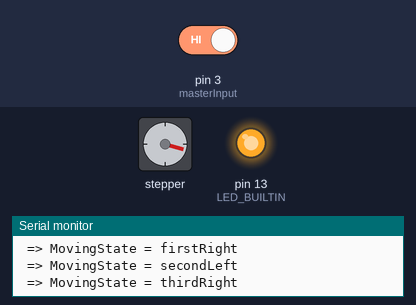
A sketch run on a simulated Arduino Nano, built with avr-gcc and run on an emulated ATmega328P. Parts: stepper motor, output pins drawn as LEDs (lit = HIGH), the last lines printed to the serial monitor. The test bench sets the inputs (shaded band); at power-on: pin 3 (masterInput) HIGH. Random numbers use the default seed unless the sketch sets one; stepper angles assume 200 steps per turn.

Above: at 1.2 s.
1.3 s: pin 3 (masterInput) driven LOW
At 2.7 s:
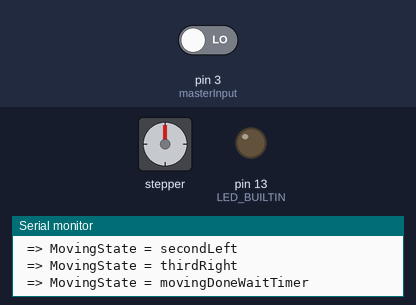
3.0 s: pin 3 (masterInput) driven HIGH
At 5.2 s:
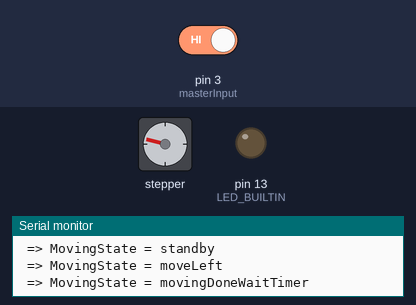
At 10.8 s:
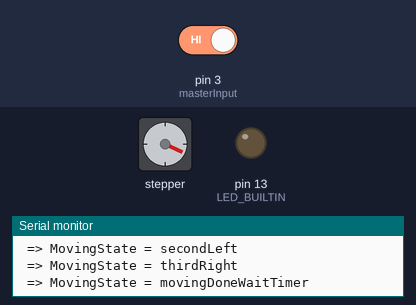
Timing chart, 0 to 25.4 s (numbered marks = the images above; inputs shaded):
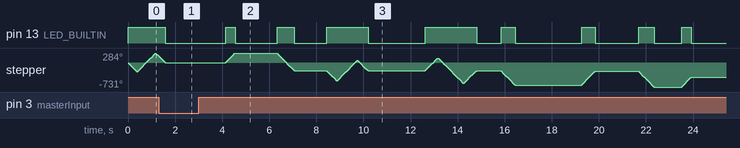

Measured:
- after the input at 3.0 s, pin 13 (LED_BUILTIN): LOW → HIGH after 1.2 s, → LOW 0.40 s later, → HIGH 1.8 s later, → LOW 0.74 s later, … (16 changes in this stretch); stepper: turns 284° clockwise in 0.40 s, then 529° counter-clockwise in 0.74 s, then 303° counter-clockwise in 0.40 s, then 611° clockwise in 0.85 s, and so on

The sketch:

bb8_HeadMovementv01.ino
```cpp
// (licence header left out)
/***********Notice and Trouble shooting***************
 1.Connection and Diagram can be found here
 <https://github.com/Massassi/BB8/tree/master/Electronics>
 2.This code is tested on Arduino Nano board
 ****************************************************/
#include <Stepper.h>
#include "SoftwareSerial.h"

const int stepsPerRevolution = 200;
int masterInput = 3;

enum movingState {
  standby,
  firstLeft,
  secondRight,
  thirdLeft,
  firstRight,
  secondLeft,
  thirdRight,
  moveLeft,
  moveRight,
  movingDoneWaitTimer,
};

movingState currentMovingState = standby;
movingState nextStateMove = standby;

int randomEndTimer = 0;
int prevMovingsteps = 0;
int movingsteps = 0;
int nextMove = 0;
int movingTimer = 0;
Stepper myStepper(stepsPerRevolution, 8, 7, 5, 4); // in1, in2, in3, in4
SoftwareSerial mySoftwareSerial(10, 11);           // 10=RX, 11=TX

void setup()
{
  pinMode(LED_BUILTIN, OUTPUT);
  // put your setup code here, to run once:
  // set the speed at 60 rpm:
  myStepper.setSpeed(120);

  pinMode(masterInput, INPUT);

  mySoftwareSerial.begin(9600);
  Serial.begin(9600);

  StateMovingChanged(standby);
}

void loop()
{
  if (digitalRead(masterInput) == LOW)
  {
    delay (1000);
    //digitalWrite(LED_BUILTIN, LOW);
    //Serial.println(F(" => Low"));
  }
  else // == HIGH
  {
    //delay (1000);
    //digitalWrite(LED_BUILTIN, HIGH);
    //Serial.println(F(" => HIGH"));
    switch (currentMovingState)
    {
      case standby:
        movingsteps = random(150, 300);
        nextMove = 0;
        switch (nextStateMove)
        {
          case standby:
            nextMove = random(0, 4);
            switch(nextMove)
            {
              case 0:
                // start left;
                StateMovingChanged(firstLeft);
                nextStateMove = standby;
                break;
              case 1:
                // start right
                StateMovingChanged(firstRight);
                nextStateMove = standby;
                break;
              case 2:
                // move left then right
                prevMovingsteps = movingsteps;
                StateMovingChanged(moveLeft);
                nextStateMove = moveRight;
                break;
              case 3:
                // move right then left
                prevMovingsteps = movingsteps;
                StateMovingChanged(moveRight);
                nextStateMove = moveLeft;
                break;
            }
            break;
          case moveRight:
            StateMovingChanged(moveRight);
            nextStateMove = standby;
            break;
          case moveLeft:
            StateMovingChanged(moveLeft);
            nextStateMove = standby;
            break;
        }
        break;
      // start left //////////////////////////////////////////////////////////////////////////////////////////////////////////////
      case firstLeft:
        myStepper.step(movingsteps);
        StateMovingChanged(secondRight);
        break;
      case secondRight:
        myStepper.step(-movingsteps*2);
        StateMovingChanged(thirdLeft);
      case thirdLeft:
        myStepper.step(movingsteps);
        movingTimer = startRandomTimer();
        StateMovingChanged(movingDoneWaitTimer);
        break;
      // start right //////////////////////////////////////////////////////////////////////////////////////////////////////////////
      case firstRight:
        myStepper.step(-movingsteps);
        StateMovingChanged(secondLeft);
        break;
      case secondLeft:
        myStepper.step(movingsteps*2);
        StateMovingChanged(thirdRight);
        break;
      case thirdRight:      myStepper.step(-movingsteps);
        movingTimer = startRandomTimer();
        StateMovingChanged(movingDoneWaitTimer);
        break;
      //  move left then right //////////////////////////////////////////////////////////////////////////////////////////////////////////////
      case moveLeft:
        myStepper.step(movingsteps);
        movingTimer = startRandomTimer();
        StateMovingChanged(movingDoneWaitTimer);
        break;
      //  move right then left //////////////////////////////////////////////////////////////////////////////////////////////////////////////
      case moveRight:
        myStepper.step(-movingsteps);
        movingTimer = startRandomTimer();
        StateMovingChanged(movingDoneWaitTimer);
        break;
      case movingDoneWaitTimer:
        // wait till timer has ended
        delay(movingTimer);
        //if (millis() - movingTimer > randomEndTimer)
        {
          StateMovingChanged(standby);
        }
        break;
    }
  }
}

void StateMovingChanged(movingState newState)
{
  currentMovingState = newState;
  switch (currentMovingState)
  {
    case standby:
      Serial.println(F(" => MovingState = standby"));
      digitalWrite(LED_BUILTIN, LOW);
      break;
    case firstLeft:
      Serial.println(F(" => MovingState = firstLeft"));
      digitalWrite(LED_BUILTIN, HIGH);
      break;
    case secondRight:
      Serial.println(F(" => MovingState = secondRight"));
      digitalWrite(LED_BUILTIN, HIGH);
      break;
    case thirdLeft:
      Serial.println(F(" => MovingState = thirdLeft"));
      digitalWrite(LED_BUILTIN, HIGH);
      break;
    case firstRight:
      Serial.println(F(" => MovingState = firstRight"));
      digitalWrite(LED_BUILTIN, HIGH);
      break;
    case secondLeft:
      Serial.println(F(" => MovingState = secondLeft"));
      digitalWrite(LED_BUILTIN, HIGH);
      break;
    case thirdRight:
      Serial.println(F(" => MovingState = thirdRight"));
      digitalWrite(LED_BUILTIN, HIGH);
      break;
    case moveLeft:
      Serial.println(F(" => MovingState = moveLeft"));
      digitalWrite(LED_BUILTIN, HIGH);
      break;
    case moveRight:
      Serial.println(F(" => MovingState = moveRight"));
      digitalWrite(LED_BUILTIN, HIGH);
      break;
    case movingDoneWaitTimer:
      Serial.println(F(" => MovingState = movingDoneWaitTimer"));
      digitalWrite(LED_BUILTIN, LOW);
      break;
  }
}


int startRandomTimer()
{
  return randomEndTimer = random(500, 3000);
  //Serial.println(randomEndTimer);
  //return millis(); // start timer
}
```
